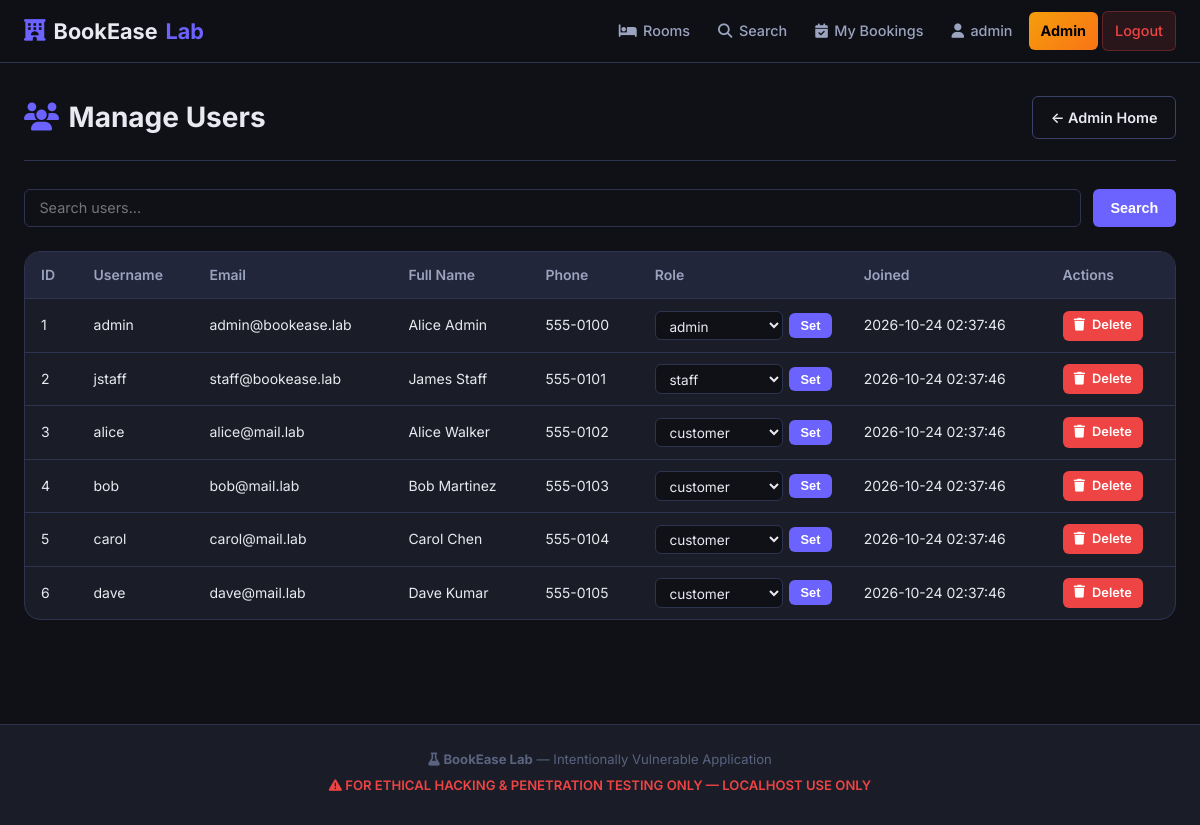
The page /admin/users.php (signed in) on the database its author committed.
### tables this page shows
CREATE TABLE IF NOT EXISTS users (
    id          INT AUTO_INCREMENT PRIMARY KEY,
    username    VARCHAR(80)  NOT NULL UNIQUE,
    email       VARCHAR(120) NOT NULL UNIQUE,
    password    VARCHAR(64)  NOT NULL,           
    full_name   VARCHAR(150) NOT NULL,
    phone       VARCHAR(20),
    role        ENUM('customer','staff','admin') NOT NULL DEFAULT 'customer',
    avatar      VARCHAR(255) DEFAULT NULL,        
    created_at  DATETIME DEFAULT CURRENT_TIMESTAMP,
    reset_token VARCHAR(64) DEFAULT NULL          
);

### admin/users.php (the view, shortened to what this page needs)
<?php
require_once '../includes/db.php';
$search = $_GET['search'] ?? '';
$sql = "SELECT * FROM users";
$users = mysqli_query($conn, $sql);
require_once '../includes/header.php';
?>
<div class="container">
    <div class="page-header">
        <h1><i class="fa-solid fa-users"></i> Manage Users</h1>
        <a href="/vuln1/admin/" class="btn btn-outline">← Admin Home</a>
    </div>
    <form method="GET" class="search-form mb-md">
        <input type="text" name="search" class="form-control search-input"
               placeholder="Search users..." value="<?= htmlspecialchars($search) ?>">
        <button type="submit" class="btn btn-primary">Search</button>
    </form>
    <div class="card">
        <div class="table-wrap">
        <table class="data-table">
            <thead>
                <tr><th>ID</th><th>Username</th><th>Email</th><th>Full Name</th><th>Phone</th><th>Role</th><th>Joined</th><th>Actions</th></tr>
            </thead>
            <tbody>
            <?php while ($u = mysqli_fetch_assoc($users)): ?>
            <tr>
                <td><?= $u['id'] ?></td>
                <td><?= htmlspecialchars($u['username']) ?></td>
                <td><?= htmlspecialchars($u['email']) ?></td>
                <td><?= htmlspecialchars($u['full_name']) ?></td>
                <td><?= htmlspecialchars($u['phone']) ?></td>
                <td>
                    <form method="POST" style="display:flex;gap:.4rem;align-items:center">
                        <select name="role" class="form-control form-control-sm">
                            <?php foreach (['customer','staff','admin'] as $r): ?>
                            <option value="<?= $r ?>" <?= $u['role']===$r?'selected':'' ?>><?= $r ?></option>
                            <?php endforeach; ?>
                        </select>
                        <button name="change_role" value="1" class="btn btn-sm btn-primary">Set</button>
                    </form>
                </td>
                <td><?= $u['created_at'] ?></td>
                <td>
                    <a href="/vuln1/admin/users.php?delete=<?= $u['id'] ?>"
                       onclick="return confirm('Delete user <?= htmlspecialchars($u['username']) ?>?')"
                       class="btn btn-sm btn-danger">
                        <i class="fa-solid fa-trash"></i> Delete
                    </a>
                </td>
            </tr>
            <?php endwhile; ?>
            </tbody>
        </table>
        </div>
    </div>
</div>
<?php require_once '../includes/footer.php'; ?>

### assets/css/style.css (style rules this page uses)
:root { --bg-base: #0f1117; --bg-surface: #1a1d27; --bg-elevated: #22263a; --bg-hover: #2a2f45; --border: #2e3450; --border-light: #3b4168; --brand: #6c63ff; --brand-light: #8b83ff; --brand-dark: #5248d4; --brand-glow: rgba(108,99,255,.25); --accent: #00d2ff; --accent-green: #22c55e; --accent-red: #ef4444; --accent-yellow:#f59e0b; --accent-orange:#f97316; --text-primary: #e8eaf0; --text-secondary: #9ba3bf; --text-muted: #5a6380; --vuln-bg: rgba(239,68,68,.08); --vuln-border:rgba(239,68,68,.4); --radius-sm: 6px; --radius: 10px; --radius-lg: 16px; --radius-xl: 24px; --shadow-sm: 0 2px 8px rgba(0,0,0,.4); --shadow: 0 4px 20px rgba(0,0,0,.5); --shadow-lg: 0 8px 40px rgba(0,0,0,.6); --transition: .2s ease; }
*, *::before, *::after { box-sizing: border-box; margin: 0; padding: 0; }
html { scroll-behavior: smooth; }
body { font-family: 'Inter', system-ui, -apple-system, sans-serif; background: var(--bg-base); color: var(--text-primary); min-height: 100vh; display: flex; flex-direction: column; line-height: 1.6; }
a { color: var(--brand-light); text-decoration: none; transition: color var(--transition); }
.container { max-width: 1280px; margin: 0 auto; padding: 2rem 1.5rem; }
.mb-md { margin-bottom: 1.25rem; }
.page-header { display: flex; align-items: center; justify-content: space-between; margin-bottom: 1.75rem; padding-bottom: 1.25rem; border-bottom: 1px solid var(--border); }
.page-header h1 { font-size: 1.75rem; display: flex; align-items: center; gap: .6rem; }
.page-header h1 i { color: var(--brand); }
.btn { display: inline-flex; align-items: center; gap: .45rem; padding: .55rem 1.1rem; border-radius: var(--radius-sm); font-size: .9rem; font-weight: 600; cursor: pointer; border: none; transition: all var(--transition); text-decoration: none; white-space: nowrap; }
.btn-sm { padding: .3rem .7rem; font-size: .8rem; }
.btn-primary { background: var(--brand); color: #fff; }
.btn-outline { background: transparent; border: 1px solid var(--border-light); color: var(--text-primary); }
.btn-danger { background: var(--accent-red); color: #fff; }
.card { background: var(--bg-surface); border: 1px solid var(--border); border-radius: var(--radius-lg); overflow: hidden; margin-bottom: 1.5rem; }
.form-control { width: 100%; padding: .6rem .9rem; background: var(--bg-base); border: 1px solid var(--border); border-radius: var(--radius-sm); color: var(--text-primary); font-size: .9rem; font-family: inherit; transition: border-color var(--transition), box-shadow var(--transition); }
.form-control-sm { padding: .3rem .6rem; font-size: .85rem; }
select.form-control { cursor: pointer; }
.search-form { display: flex; gap: .75rem; margin-bottom: 1.5rem; }
.search-input { flex: 1; }
.table-wrap { overflow-x: auto; }
.data-table { width: 100%; border-collapse: collapse; font-size: .875rem; }
.data-table th { background: var(--bg-elevated); padding: .75rem 1rem; text-align: left; font-weight: 600; color: var(--text-secondary); border-bottom: 1px solid var(--border); white-space: nowrap; }
.data-table td { padding: .7rem 1rem; border-bottom: 1px solid var(--border); color: var(--text-primary); vertical-align: middle; }
.data-table tr:last-child td { border-bottom: none; }

### rows shown on the page
users: id "1", username "admin", email "admin@bookease.lab", full_name "Alice Admin", phone "555-0100", role "admin", created_at "2026-10-24 02:37:46"
users: id "2", username "jstaff", email "staff@bookease.lab", full_name "James Staff", phone "555-0101", role "staff", created_at "2026-10-24 02:37:46"
users: id "3", username "alice", email "alice@mail.lab", full_name "Alice Walker", phone "555-0102", role "customer", created_at "2026-10-24 02:37:46"
users: id "4", username "bob", email "bob@mail.lab", full_name "Bob Martinez", phone "555-0103", role "customer", created_at "2026-10-24 02:37:46"
users: id "5", username "carol", email "carol@mail.lab", full_name "Carol Chen", phone "555-0104", role "customer", created_at "2026-10-24 02:37:46"
users: id "6", username "dave", email "dave@mail.lab", full_name "Dave Kumar", phone "555-0105", role "customer", created_at "2026-10-24 02:37:46"

### other values the page prints
$user['username'] "admin"
